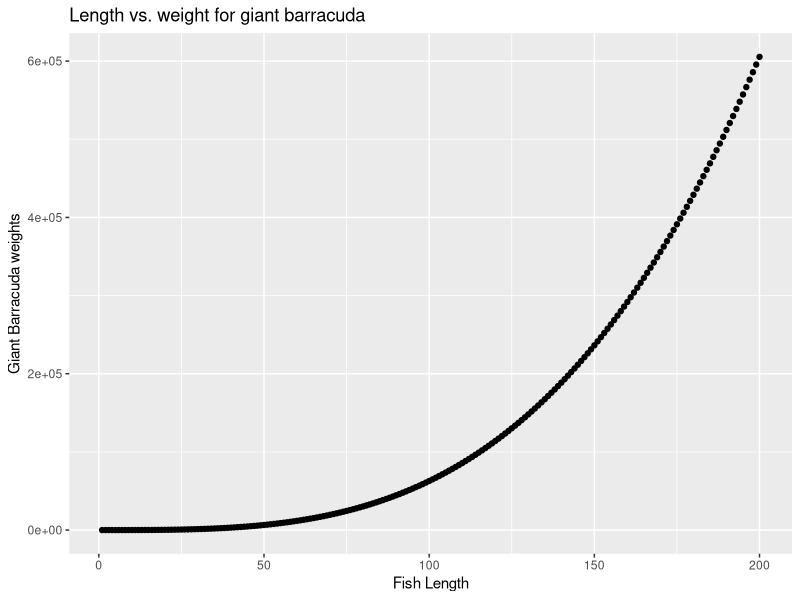

This chart was generated by the following R code:
## ---- chunk 1
knitr::opts_chunk$set(echo = TRUE)
## ---- chunk 2
library(tidyverse)
## ---- chunk 3

W <- function(a, b, L) {
  
  a*(L)^b
  
}

# Test out your function to find the mass (g) for a 60 cm fish of the following species (parameter estimates from Peyton et al. (2016)):

Milkfish_mass = W(a = 0.0905, 
                  b = 2.52, 
                  L = 60)
Milkfish_mass

Giant_trev_mass = W(a = 0.0353,
                    b = 3.05,
                    L = 60)
Giant_trev_mass

Great_barr_mass = W(a = 0.0181,
                    b = 3.27,
                    L = 60)
Great_barr_mass
## ---- chunk 4
#Make and store (as fish_length) sequence of size ranges from 0 to 200 cm, by increments of 1 cm
fish_length <- seq(from = 1, to = 200, by = 1)

# Estimate weight for giant barracudas
barracuda_weight = W(a = 0.0181,
                    b = 3.27,
                    L = fish_length)


# Bind the lengths and estimated barracuda lengths into a single data frame

barracuda_df = data.frame(fish_length, barracuda_weight)


## ---- chunk 5
#Create a ggplot graph of length versus weight for giant barracuda

ggplot(data = barracuda_df, 
        aes(x = fish_length,
            y = barracuda_weight)) +
  geom_point() +
  labs(x = "Fish Length",
       y = "Giant Barracuda weights",
       title = "Length vs. weight for giant barracuda")
